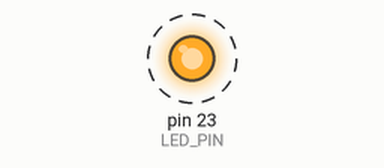
Bench run of a sketch on a simulated Arduino Mega 2560, built with avr-gcc and run on an emulated ATmega2560. On the bench: output pins drawn as LEDs (lit = HIGH). Dashed ring = blinking.

Above: at 0.3 s.
Timing chart, 0 to 5.4 s (numbered marks = the images above):
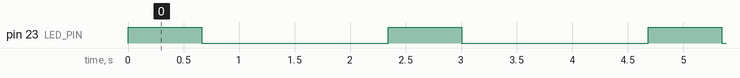

The sketch:

blink_configurable.ino
```cpp
const int LED_PIN = 23;               // Pin del LED
const int TEMPS_ENCES = 666;         // Temps que el LED triga en encendre
const int TEMPS_APAGAT = 1676;       // Temps que el LED triga en apagar

void setup() {
  pinMode(LED_PIN, OUTPUT);          // Configurem el pin com a sortida
}

void loop() {
  digitalWrite(LED_PIN, HIGH);       // Encén el LED
  delay(TEMPS_ENCES);                // Espera el temps d’encesa

  digitalWrite(LED_PIN, LOW);        // Apaga el LED
  delay(TEMPS_APAGAT);               // Espera el temps d’apagat
}
```

Measured:
- by itself, pin 23 (LED_PIN): alternates HIGH for 0.67 s and LOW for 1.7 s
